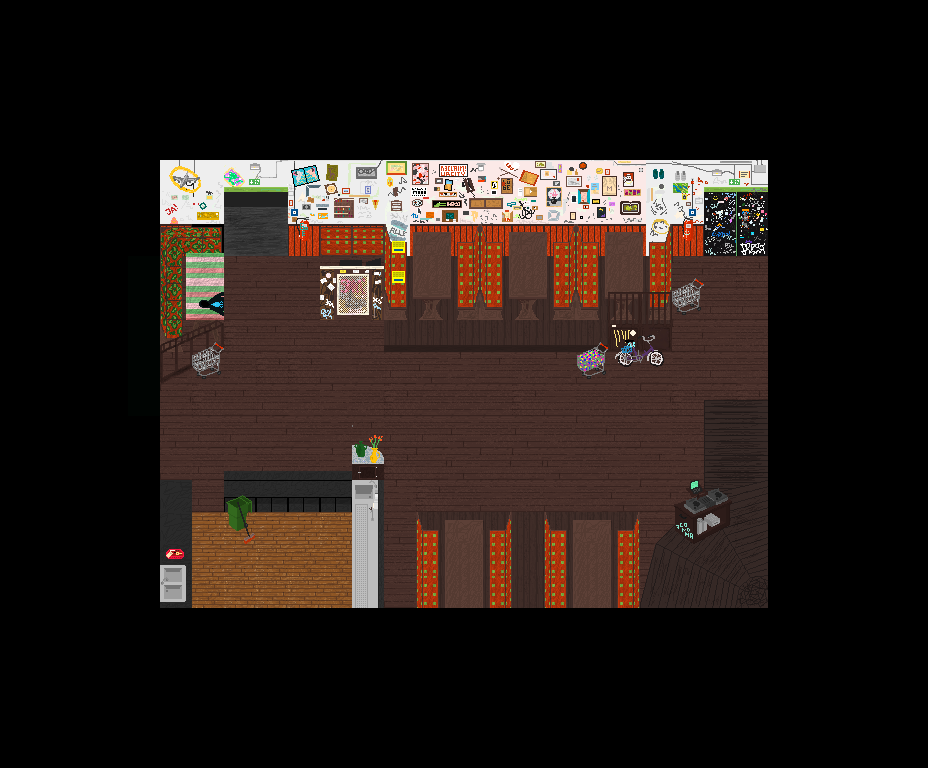

Rendered tile map (Tiled .tmx) drawn with the repository's tilesets; below, a short description and the map source with its tile grids summarised:
An orthogonal 29x24 tile map with 32x32 px tiles, 25 tile layers (collides, start, starttur1, starttur2, ...), 1 hidden layer not drawn, 2 tilesets.

<map version="1.4" tiledversion="1.4.3" orientation="orthogonal" renderorder="right-down" width="29" height="24" tilewidth="32" tileheight="32" infinite="0" nextlayerid="30" nextobjectid="1">
 <editorsettings>
  <export target="rh_rc3_1.json" format="json" />
 </editorsettings>
 <tileset firstgid="1" name="rh_rc3_final3" tilewidth="32" tileheight="32" tilecount="2500" columns="50">
  <image source="rh_tileset final3.png" width="1600" height="1600" />
  <tile id="63">
   <properties>
    <property name="collides" type="bool" value="true" />
   </properties>
  </tile>
  <tile id="64">
   <animation>
    <frame tileid="63" duration="5000" />
    <frame tileid="64" duration="5000" />
   </animation>
  </tile>
  <tile id="65">
   <animation>
    <frame tileid="63" duration="5000" />
    <frame tileid="14" duration="5000" />
   </animation>
  </tile>
  <tile id="1254">
   <animation>
    <frame tileid="1304" duration="100" />
    <frame tileid="1304" duration="100" />
    <frame tileid="1304" duration="100" />
    <frame tileid="1304" duration="100" />
    <frame tileid="1304" duration="100" />
    <frame tileid="1305" duration="100" />
    <frame tileid="1305" duration="100" />
    <frame tileid="1305" duration="100" />
    <frame tileid="1305" duration="100" />
    <frame tileid="1306" duration="100" />
    <frame tileid="1306" duration="100" />
    <frame tileid="1306" duration="100" />
    <frame tileid="1306" duration="100" />
    <frame tileid="1306" duration="100" />
    <frame tileid="1306" duration="100" />
    <frame tileid="1306" duration="100" />
    <frame tileid="1306" duration="100" />
    <frame tileid="1306" duration="100" />
    <frame tileid="1306" duration="100" />
    <frame tileid="1354" duration="100" />
    <frame tileid="1354" duration="100" />
    <frame tileid="1354" duration="100" />
    <frame tileid="1354" duration="100" />
    <frame tileid="1355" duration="100" />
    <frame tileid="1355" duration="100" />
    <frame tileid="1355" duration="100" />
    <frame tileid="1355" duration="100" />
    <frame tileid="1355" duration="100" />
    <frame tileid="1355" duration="100" />
   </animation>
  </tile>
  <tile id="1307">
   <animation>
    <frame tileid="1306" duration="100" />
    <frame tileid="1300" duration="100" />
    <frame tileid="1302" duration="100" />
    <frame tileid="1351" duration="100" />
    <frame tileid="1400" duration="100" />
    <frame tileid="1402" duration="100" />
    <frame tileid="1451" duration="100" />
    <frame tileid="1500" duration="100" />
    <frame tileid="1502" duration="100" />
   </animation>
  </tile>
  <tile id="1404">
   <animation>
    <frame tileid="1304" duration="100" />
    <frame tileid="1305" duration="100" />
    <frame tileid="1306" duration="100" />
    <frame tileid="1354" duration="100" />
    <frame tileid="1355" duration="100" />
    <frame tileid="1356" duration="100" />
    <frame tileid="1355" duration="100" />
    <frame tileid="1354" duration="100" />
    <frame tileid="1306" duration="100" />
   </animation>
  </tile>
  <tile id="1405">
   <animation>
    <frame tileid="1304" duration="50" />
    <frame tileid="1305" duration="50" />
    <frame tileid="1306" duration="50" />
    <frame tileid="1354" duration="50" />
    <frame tileid="1355" duration="50" />
    <frame tileid="1356" duration="50" />
    <frame tileid="1356" duration="50" />
    <frame tileid="1356" duration="50" />
    <frame tileid="1356" duration="50" />
    <frame tileid="1356" duration="50" />
    <frame tileid="1356" duration="50" />
    <frame tileid="1356" duration="50" />
    <frame tileid="1356" duration="50" />
    <frame tileid="1356" duration="50" />
    <frame tileid="1356" duration="50" />
    <frame tileid="1356" duration="50" />
    <frame tileid="1356" duration="50" />
    <frame tileid="1356" duration="50" />
    <frame tileid="1356" duration="50" />
    <frame tileid="1356" duration="50" />
    <frame tileid="1356" duration="50" />
    <frame tileid="1356" duration="50" />
    <frame tileid="1356" duration="50" />
    <frame tileid="1356" duration="50" />
    <frame tileid="1356" duration="50" />
    <frame tileid="1355" duration="50" />
    <frame tileid="1355" duration="50" />
    <frame tileid="1355" duration="50" />
    <frame tileid="1355" duration="50" />
    <frame tileid="1354" duration="50" />
    <frame tileid="1354" duration="50" />
    <frame tileid="1354" duration="50" />
    <frame tileid="1306" duration="50" />
    <frame tileid="1306" duration="50" />
    <frame tileid="1306" duration="50" />
    <frame tileid="1305" duration="50" />
    <frame tileid="1305" duration="50" />
    <frame tileid="1305" duration="50" />
    <frame tileid="1305" duration="50" />
    <frame tileid="1305" duration="50" />
    <frame tileid="1304" duration="50" />
    <frame tileid="1304" duration="50" />
    <frame tileid="1304" duration="50" />
    <frame tileid="1304" duration="50" />
    <frame tileid="1304" duration="50" />
    <frame tileid="1304" duration="50" />
    <frame tileid="1304" duration="50" />
    <frame tileid="1304" duration="50" />
    <frame tileid="1304" duration="50" />
    <frame tileid="1304" duration="50" />
   </animation>
  </tile>
  <tile id="1407">
   <animation>
    <frame tileid="1300" duration="100" />
    <frame tileid="1302" duration="100" />
    <frame tileid="1351" duration="100" />
    <frame tileid="1400" duration="100" />
    <frame tileid="1402" duration="100" />
    <frame tileid="1451" duration="100" />
    <frame tileid="1500" duration="100" />
    <frame tileid="1502" duration="100" />
   </animation>
  </tile>
  <tile id="1408">
   <animation>
    <frame tileid="1302" duration="100" />
    <frame tileid="1351" duration="100" />
    <frame tileid="1400" duration="100" />
    <frame tileid="1402" duration="100" />
    <frame tileid="1451" duration="100" />
    <frame tileid="1500" duration="100" />
    <frame tileid="1502" duration="100" />
    <frame tileid="1300" duration="100" />
   </animation>
  </tile>
  <tile id="1409">
   <animation>
    <frame tileid="1351" duration="100" />
    <frame tileid="1400" duration="100" />
    <frame tileid="1402" duration="100" />
    <frame tileid="1451" duration="100" />
    <frame tileid="1500" duration="100" />
    <frame tileid="1502" duration="100" />
    <frame tileid="1300" duration="100" />
    <frame tileid="1302" duration="100" />
   </animation>
  </tile>
  <tile id="1410">
   <animation>
    <frame tileid="1400" duration="100" />
    <frame tileid="1402" duration="100" />
    <frame tileid="1451" duration="100" />
    <frame tileid="1500" duration="100" />
    <frame tileid="1502" duration="100" />
    <frame tileid="1300" duration="100" />
    <frame tileid="1302" duration="100" />
    <frame tileid="1351" duration="100" />
   </animation>
  </tile>
  <tile id="1411">
   <animation>
    <frame tileid="1402" duration="100" />
    <frame tileid="1451" duration="100" />
    <frame tileid="1500" duration="100" />
    <frame tileid="1502" duration="100" />
    <frame tileid="1300" duration="100" />
    <frame tileid="1302" duration="100" />
    <frame tileid="1351" duration="100" />
    <frame tileid="1400" duration="100" />
   </animation>
  </tile>
 </tileset>
 <tileset firstgid="2501" name="jitsipink" tilewidth="32" tileheight="32" tilecount="1" columns="1">
  <image source="jitsipink.png" width="32" height="32" />
 </tileset>
 <layer id="15" name="collides" width="29" height="24">
  <data>[696 cells, 489 non-empty, 4 distinct tile ids]</data>
 </layer>
 <layer id="6" name="start" width="29" height="24">
  <properties>
   <property name="startLayer" type="bool" value="true" />
  </properties>
  <data>[696 cells, 2 non-empty, 1 distinct tile ids]</data>
 </layer>
 <layer id="23" name="starttur1" width="29" height="24">
  <properties>
   <property name="startLayer" type="bool" value="true" />
  </properties>
  <data>[696 cells, 2 non-empty, 1 distinct tile ids]</data>
 </layer>
 <layer id="24" name="starttur2" width="29" height="24">
  <properties>
   <property name="startLayer" type="bool" value="true" />
  </properties>
  <data>[696 cells, 2 non-empty, 1 distinct tile ids]</data>
 </layer>
 <layer id="7" name="exittür1" width="29" height="24">
  <properties>
   <property name="exitSceneUrl" value="main.json#start_rht1" />
  </properties>
  <data>[696 cells, 11 non-empty, 2 distinct tile ids]</data>
 </layer>
 <layer id="22" name="exittür2" width="29" height="24">
  <properties>
   <property name="exitSceneUrl" value="main.json#start_rht2" />
  </properties>
  <data>[696 cells, 2 non-empty, 1 distinct tile ids]</data>
 </layer>
 <layer id="18" name="web_whiteboard" width="29" height="24">
  <properties>
   <property name="openWebsite" value="https://r7.whiteboardfox.com/7264783-6472-1630" />
  </properties>
  <data>[696 cells, 0 non-empty, 0 distinct tile ids]</data>
 </layer>
 <layer id="8" name="web_musikrob" width="29" height="24">
  <properties>
   <property name="openWebsite" value="https://soundcloud.com/robkob-600e/sets/robbie-lee-kobbs" />
  </properties>
  <data>[696 cells, 1 non-empty, 1 distinct tile ids]</data>
 </layer>
 <layer id="27" name="audio_byebye" width="29" height="24">
  <properties>
   <property name="playAudio" value="ZOOM0109.MP3" />
  </properties>
  <data>[696 cells, 0 non-empty, 0 distinct tile ids]</data>
 </layer>
 <layer id="28" name="jitsi_bar" width="29" height="24" visible="0">
  <properties>
   <property name="jitsiRoom" value="hintermtresen" />
  </properties>
  <data>[696 cells, 1 non-empty, 1 distinct tile ids]</data>
 </layer>
 <layer id="17" name="jitsi_technik" width="29" height="24">
  <properties>
   <property name="jitsiRoom" value="inderhoele14" />
  </properties>
  <data>[696 cells, 6 non-empty, 1 distinct tile ids]</data>
 </layer>
 <layer id="19" name="jitsi_buhne" width="29" height="24">
  <properties>
   <property name="jitsiRoom" value="hinterderbuehne14" />
  </properties>
  <data>[696 cells, 2 non-empty, 1 distinct tile ids]</data>
 </layer>
 <layer id="1" name="boden1" width="29" height="24">
  <data>[696 cells, 548 non-empty, 27 distinct tile ids]</data>
 </layer>
 <layer id="2" name="bodenwände1" width="29" height="24">
  <data>[696 cells, 74 non-empty, 74 distinct tile ids]</data>
 </layer>
 <layer id="21" name="bodenwände2" width="29" height="24">
  <data>[696 cells, 0 non-empty, 0 distinct tile ids]</data>
 </layer>
 <layer id="3" name="möbel1" width="29" height="24">
  <data>[696 cells, 74 non-empty, 33 distinct tile ids]</data>
 </layer>
 <layer id="4" name="möbel2" width="29" height="24">
  <data>[696 cells, 12 non-empty, 12 distinct tile ids]</data>
 </layer>
 <layer id="5" name="möbel3" width="29" height="24">
  <data>[696 cells, 3 non-empty, 3 distinct tile ids]</data>
 </layer>
 <layer id="13" name="inventar" width="29" height="24">
  <data>[696 cells, 12 non-empty, 12 distinct tile ids]</data>
 </layer>
 <layer id="14" name="inventar2" width="29" height="24">
  <data>[696 cells, 3 non-empty, 3 distinct tile ids]</data>
 </layer>
 <layer id="29" name="animation" width="29" height="24">
  <data>[696 cells, 0 non-empty, 0 distinct tile ids]</data>
 </layer>
 <objectgroup id="12" name="floorLayer" />
 <layer id="9" name="top" width="29" height="24">
  <data>[696 cells, 17 non-empty, 14 distinct tile ids]</data>
 </layer>
 <layer id="10" name="geheimraum" width="29" height="24">
  <data>[696 cells, 8 non-empty, 2 distinct tile ids]</data>
 </layer>
 <layer id="11" name="geheimgang" width="29" height="24" opacity="0.5">
  <data>[696 cells, 4 non-empty, 1 distinct tile ids]</data>
 </layer>
 <layer id="16" name="geheimgang flur" width="29" height="24">
  <data>[696 cells, 7 non-empty, 1 distinct tile ids]</data>
 </layer>
 <layer id="20" name="licht" width="29" height="24">
  <data>[696 cells, 5 non-empty, 1 distinct tile ids]</data>
 </layer>
</map>
